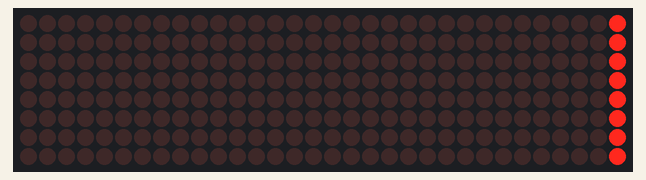
A sketch run on a simulated Arduino Uno, built with avr-gcc and run on an emulated ATmega328P. On the bench: 32×8 LED matrix.

Above: at 0.1 s.
At 1.1 s:
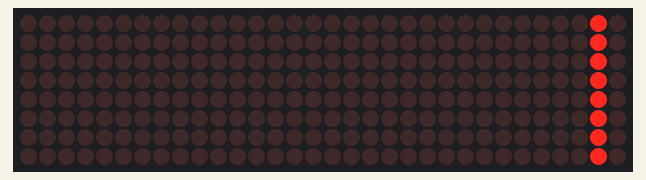
At 2.1 s:
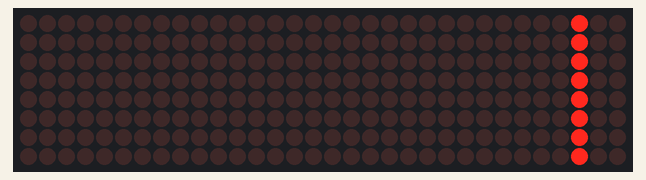
At 3.1 s:
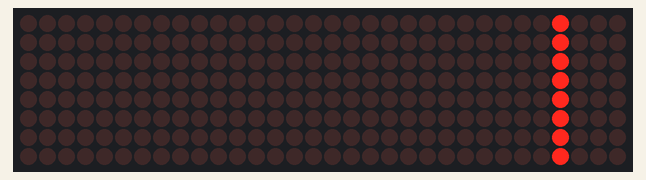
At 5.1 s:
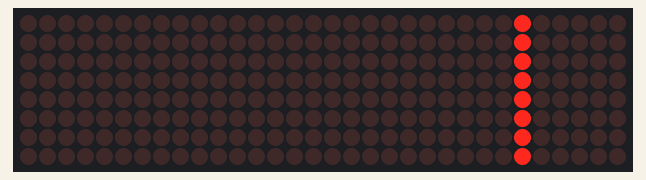
At 7.1 s:
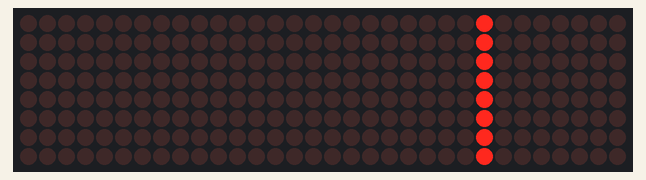

The sketch:

metrix_27.ino
```cpp
#include "LedControl.h"

// step1 : 매트릭스 설정
const int DIN=7; // DIN 핀을 7번
const int CS=8;  // CS핀을 8번
const int CLK=9; // CLK 핀을 9번에
const int MATRIX=4; // (DIN, CLK, CS, 연결할 도트 매트릭스의 개수)

// 도트 매트릭스 제어 객체 선언
LedControl dot_matrix=LedControl(DIN,CS,CLK, MATRIX);

void dot_metrix_init(int matrix) {
  // 매트릭스 0번부터 3번까지 세팅
  for(int i=0; i<matrix; i++) {
   dot_matrix.shutdown(i,false); // 0~3번까지 매트릭스 절전모드 해제
   dot_matrix.setIntensity(i,8); // 매트릭스의 밝기 0-15 사이의 정수
   dot_matrix.clearDisplay(i); // 매트릭스를 초기화
  }
}

void setup(){
  // 메트릭스 LED를 초기화 합니다.
  dot_metrix_init(MATRIX);
}


void loop() {
  int n = 0; // 첫번째 LED모듈,
  int line = 0; // 첫번째줄

  // 초기값은 1부터 시작, 첫번째 LED 켜기
  // *2를 하는 경우 2진수의 승수많큼 크기가 커짐
  for(int led=B00000001; led<255; led*=2) {
    for(line=0;line<8;line++){
       dot_matrix.setRow(n,line, led);
    }
    delay(1000);
  }
}
```

Measured:
- by itself, everything shown: repeats every 8.0 s, in 8 steps
- what the display in image 1 shows lasts 1.0 s, from 1.0 s to 2.0 s
